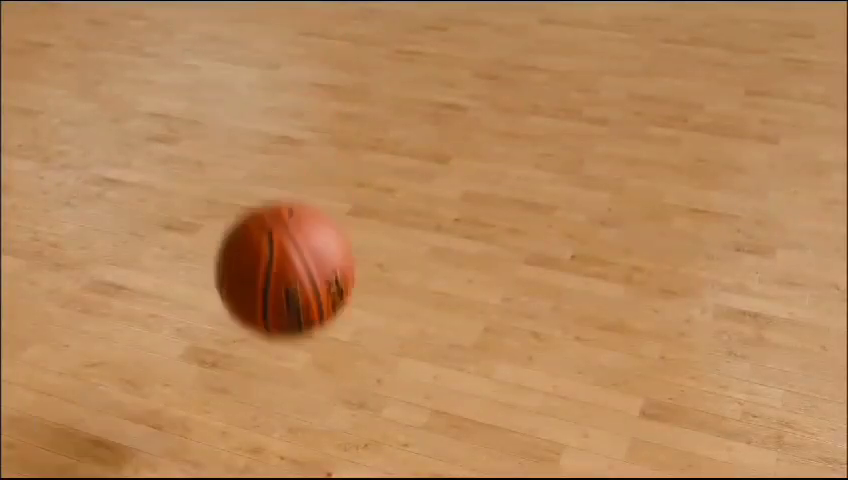
#> input picture frame 12 of vedi.mp4, 848 x 480 px
$ python image.py
#> lines starting #> are read from the running program, lines starting #| are printed output that depends on the picture
import cv2
import numpy as np
import time
import csv

# Input video file
cam = cv2.VideoCapture(r"C:\Users\manju\OneDrive\Desktop\python\vedi.mp4")

bounce_count = 0
prev_center_y = None
upward = False
start_time = time.time()
total_bounce_time = 0  # Initialize total bounce time

# Create and open a CSV file to write data
csv_file = open('bounce_data.csv', mode='w', newline='')
csv_writer = csv.writer(csv_file)
csv_writer.writerow(['Count', 'Time'])
print('Count, Time')

while True:
    _, frame = cam.read()
#> frame is the input picture: shape (480, 848, 3); mean B, G, R 91.2, 136.4, 184
    if frame is None:
        break

    # Convert the frame to grayscale
    gray = cv2.cvtColor(frame, cv2.COLOR_BGR2GRAY)
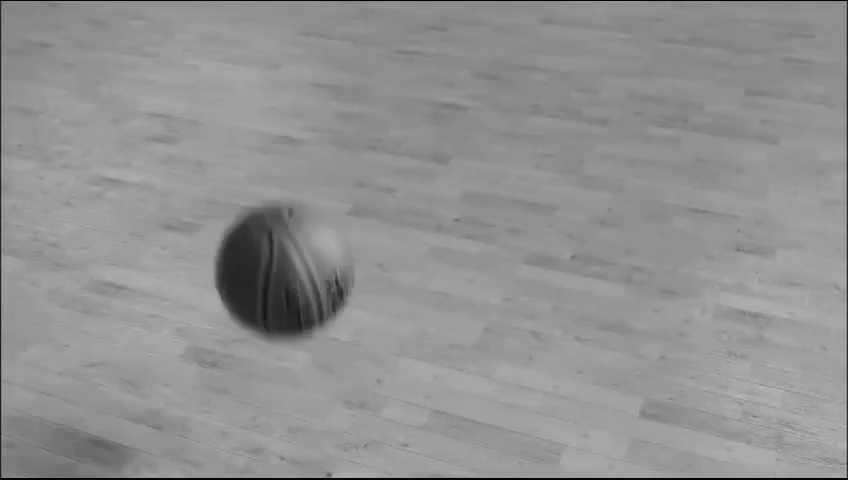
#> gray: shape (480, 848); min 0, max 194, mean 145.4

    # Apply a Gaussian Blur to the grayscale frame
    gray_blurred = cv2.GaussianBlur(gray, (9, 9), 0)

    # Use the Hough Circle Transform to detect circles
    circles = cv2.HoughCircles(gray_blurred, cv2.HOUGH_GRADIENT, dp=1, minDist=50, param1=50, param2=30, minRadius=10,
                               maxRadius=100)
#> circles = [[278.5, 273.5, 62.8]]

    # If circles are detected, draw a rectangle around the first one and count bounces
    if circles is not None:
        circles = np.uint16(np.around(circles))
#> circles = [[278, 274, 63]]
        circle = circles[0, 0]  # Select the first detected circle
#> circle = [278, 274, 63]
        x, y, radius = circle
#> x = 278; y = 274; radius = 63
        x, y, radius = int(x), int(y), int(radius)  # Convert to integers
        cv2.rectangle(frame, (x - radius, y - radius), (x + radius, y + radius), (0, 255, 0), 2)

        # Check if the ball is moving downwards
        if prev_center_y is not None:
            if y > prev_center_y:
                upward = False
            elif y < prev_center_y and not upward:
                bounce_count += 1
                upward = True
                # Accumulate the total time of bounces
                current_time = time.time()
                total_bounce_time += current_time - start_time
                start_time = current_time

                # Print data in terminal and write to CSV
                data = f'{bounce_count}, {total_bounce_time:.2f}'
                print(data)
                csv_writer.writerow([bounce_count, total_bounce_time])

        # Display the total bounce time on the top-right corner
        font = cv2.FONT_HERSHEY_SIMPLEX
        cv2.putText(frame, f'Count: {bounce_count}', (10, 30), font, 1, (255, 255, 255), 2, cv2.LINE_AA)
        cv2.putText(frame, f'Time: {total_bounce_time:.2f} s', (frame.shape[1] - 250, 30), font, 1,
                    (255, 255, 255), 2, cv2.LINE_AA)
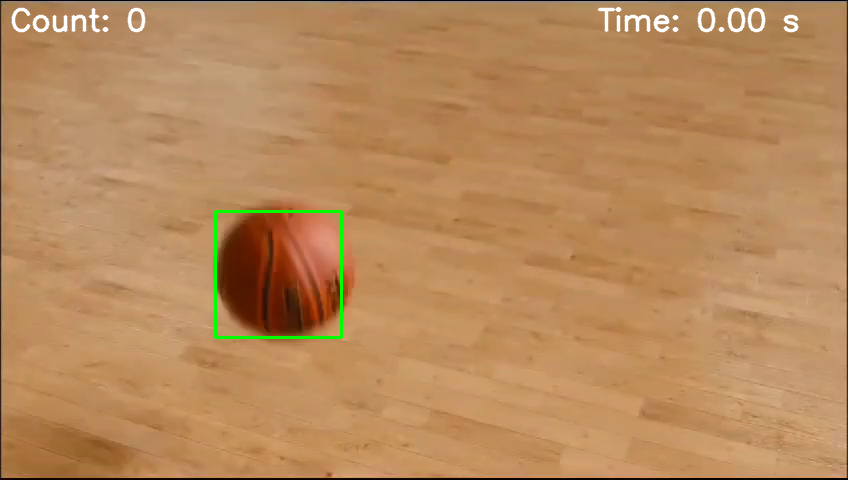
#> frame: shape (480, 848, 3); mean B, G, R 91.9, 137.6, 183.8

        prev_center_y = y
#> prev_center_y = 274

    cv2.imshow('Ball Detection', frame)

    if cv2.waitKey(1) & 0xFF == ord('q'):  # Press 'q' to quit the camera
#> (key q is pressed here)
        break

# Release the video object and close the windows
cam.release()
cv2.destroyAllWindows()

# Close the CSV file
csv_file.close()
